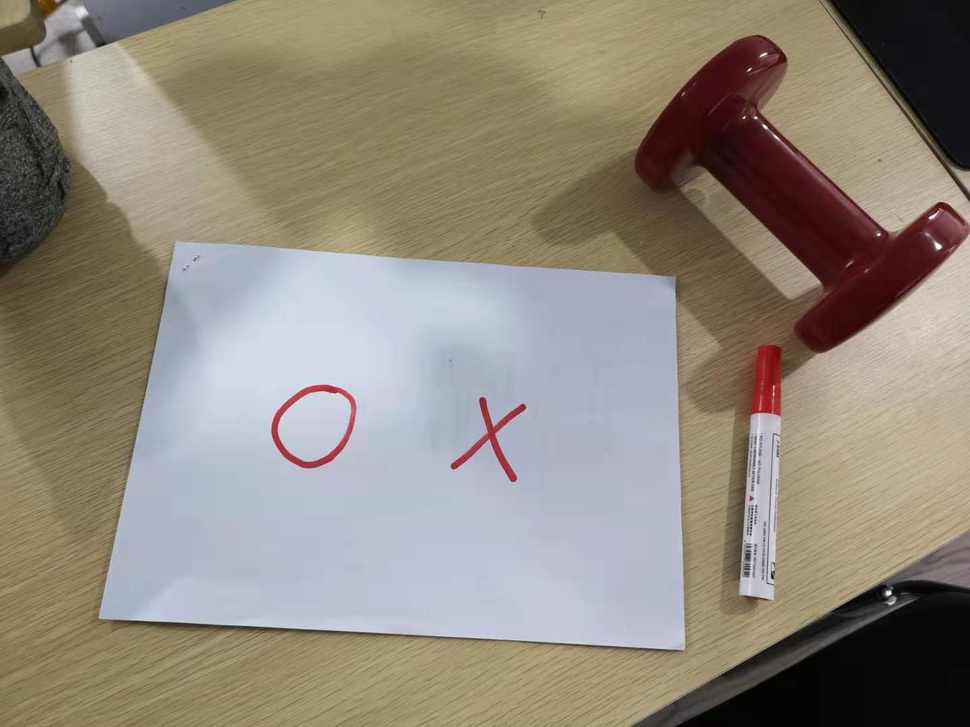
#> input picture xohi.jpg, 970 x 727 px, shrunk from 1440 x 1080 before the run
$ jupyter execute xknhsvox.ipynb
#> lines starting #> are read from the running program, lines starting #| are printed output that depends on the picture; after the words box and inside, x2 and y2 are one past the last pixel; in counts of white or black regions, pixels touching at a corner belong together
# 用图像匹配的方法找红色 O X 形状

# 先转化图像格式以便识别图像中的正红色

## 先读取并显示图像

[cell 1]
import cv2
import numpy as np

img=cv2.imread("xohi.jpg")
#> img is the input picture: shape (727, 970, 3); mean B, G, R 125.3, 136.5, 145.4
cv2.imshow("xo",img)
cv2.waitKey()
cv2.destroyAllWindows()

## 转为更容易处理颜色的hsv格式，这个格式如果颜色饱和度越高，则数值越大，显示出来越白

色调H
用角度度量，取值范围为0°～360°，从红色开始按逆时针方向计算，红色为0°，绿色为120°,蓝色为240°。它们的补色是：黄色为60°，青色为180°,品红为300°；
饱和度S
饱和度S表示颜色接近光谱色的程度。一种颜色，可以看成是某种光谱色与白色混合的结果。其中光谱色所占的比例愈大，颜色接近光谱色的程度就愈高，颜色的饱和度也就愈高。饱和度高，颜色则深而艳。光谱色的白光成分为0，饱和度达到最高。通常取值范围为0%～100%，值越大，颜色越饱和。
明度V
明度表示颜色明亮的程度，对于光源色，明度值与发光体的光亮度有关；对于物体色，此值和物体的透射比或反射比有关。通常取值范围为0%（黑）到100%（白）。

[cell 2]
hsv=cv2.cvtColor(img,cv2.COLOR_BGR2HSV)
#> hsv: shape (727, 970, 3); mean H, S, V 57, 65.1, 152.3
cv2.imshow("hsv",hsv)
cv2.waitKey()
cv2.destroyAllWindows()
print(hsv)
#> (printed output is left out)

# 利用纯红色的区域生成掩模以便从原始图像中抠图

[cell 3]
# 设定红色的阈值
hsvredhigh=np.array([120,255,255])
hsvredlow=np.array([10,20,100])

print(hsvredhigh)
print(hsvredlow)

# 根据阈值构建掩模
mask=cv2.inRange(hsv,hsvredlow,hsvredhigh)
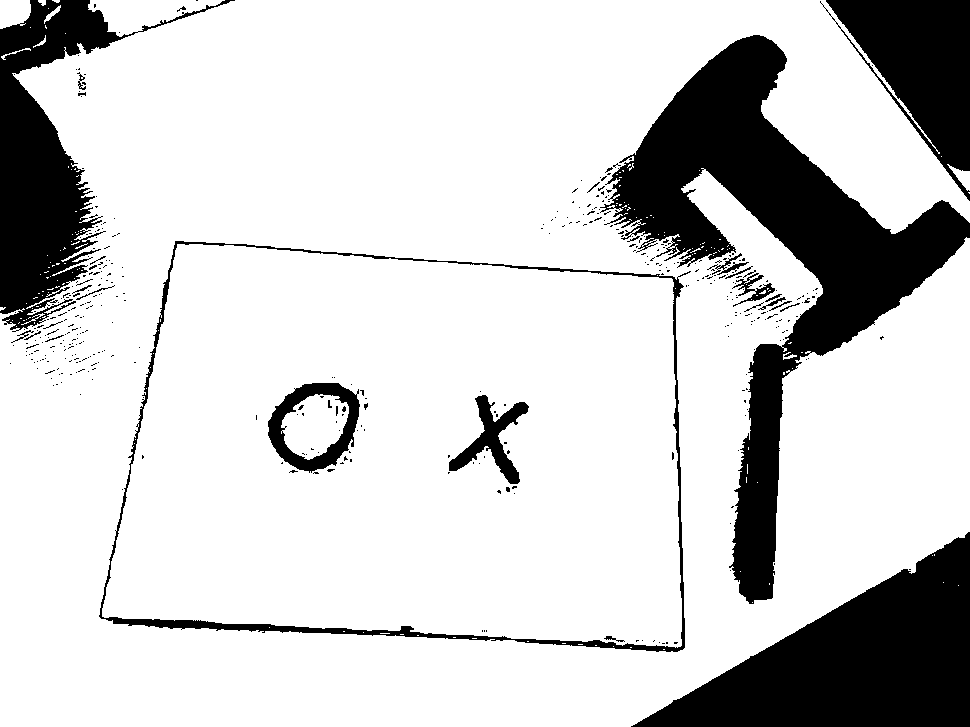
#> mask: shape (727, 970); 80.7% white; 415 black regions (386 under 20 px), largest, box (x1, y1, x2, y2) and area: (600, 35, 970, 604) 52124, (631, 532, 970, 727) 33160, (0, 0, 235, 332) 21774

cv2.imshow("mask",~mask)
cv2.waitKey()
cv2.destroyAllWindows()

# 将掩模应用于图像

[cell 4]
res=cv2.bitwise_and(img,img,mask=~mask)
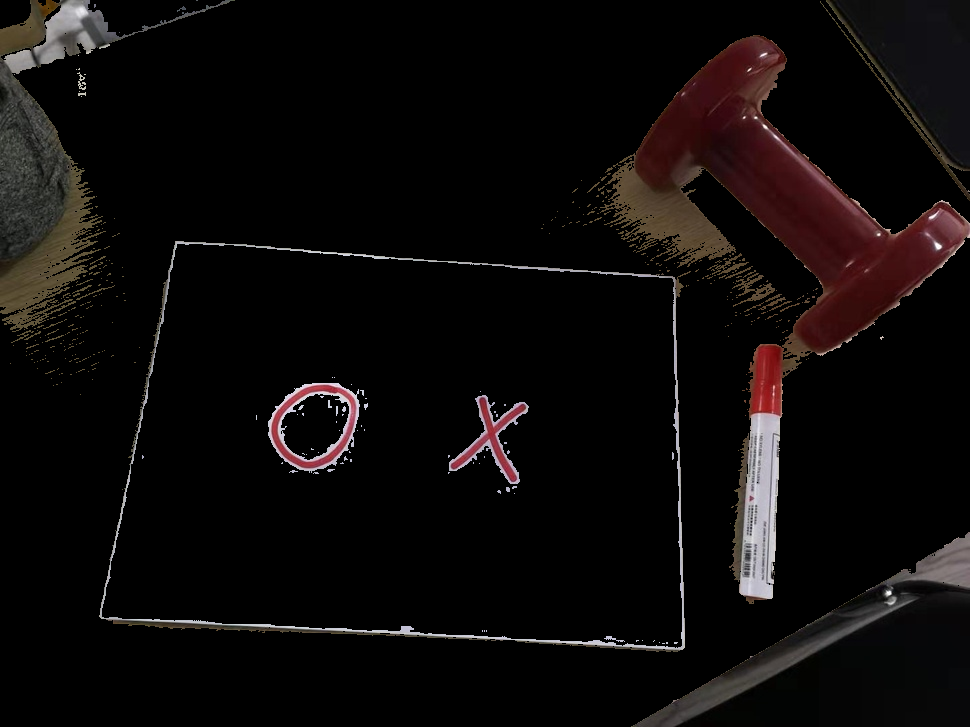
#> res: shape (727, 970, 3); mean B, G, R 9.8, 10.2, 13.6
cv2.imshow("res",res)
cv2.waitKey()
cv2.destroyAllWindows()

# 将掩模后的图像转为灰度并设阈值

[cell 5]
imgray = cv2.cvtColor(res,cv2.COLOR_BGR2GRAY)
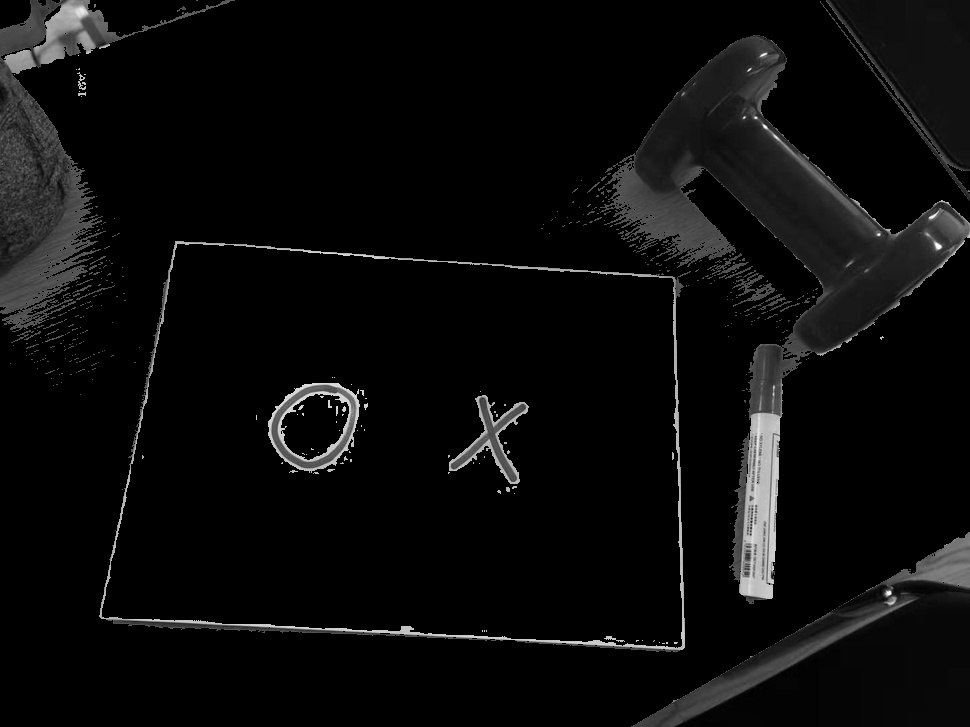
#> imgray: shape (727, 970); min 0, max 255, mean 11.2
cv2.imshow("imgray",imgray)
cv2.waitKey()
cv2.destroyAllWindows()
ret,thresh = cv2.threshold(imgray,127,255,0)
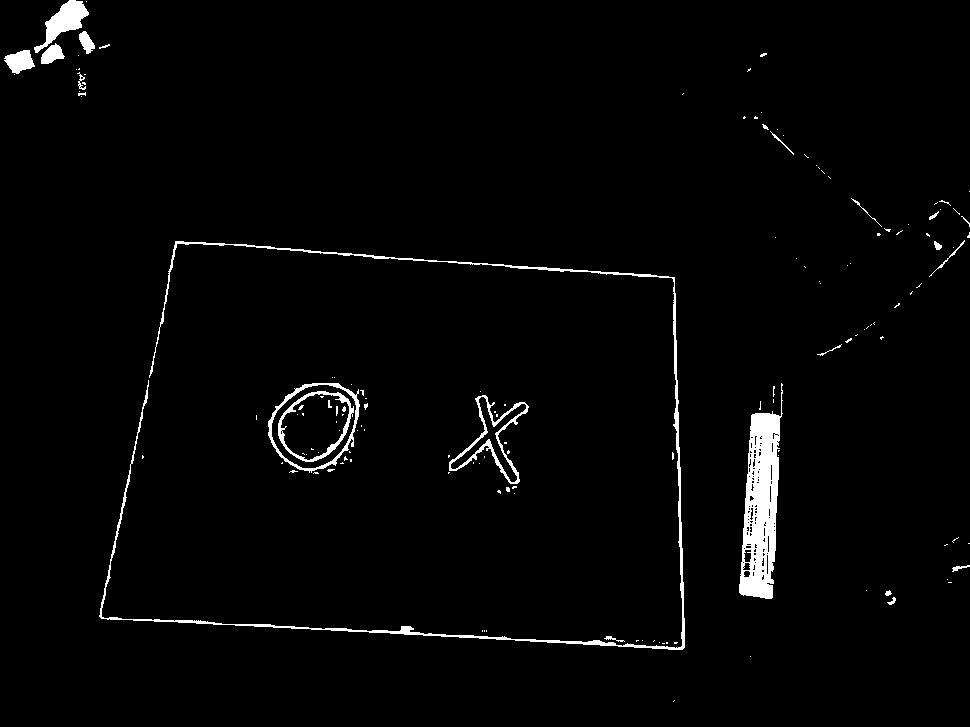
#> thresh: shape (727, 970); 2.2% white; 147 white regions (123 under 20 px)
image,contours = cv2.findContours(thresh,cv2.RETR_TREE,cv2.CHAIN_APPROX_SIMPLE)
#> image = 245 contours, 215 with area under 20; largest, box (x1, y1, x2, y2) and area: (268, 383, 360, 473) 6011, (739, 383, 783, 599) 5574, (271, 384, 357, 469) 5359, (278, 391, 354, 462) 3808, (280, 393, 350, 461) 3226; contours = 245 rows, first 6: [1, -1, -1, -1], [2, 0, -1, -1], [3, 1, -1, -1], [4, 2, -1, -1], [5, 3, -1, -1], [6, 4, -1, -1]

$ run again, with ar8.jpg copied over xohi.jpg
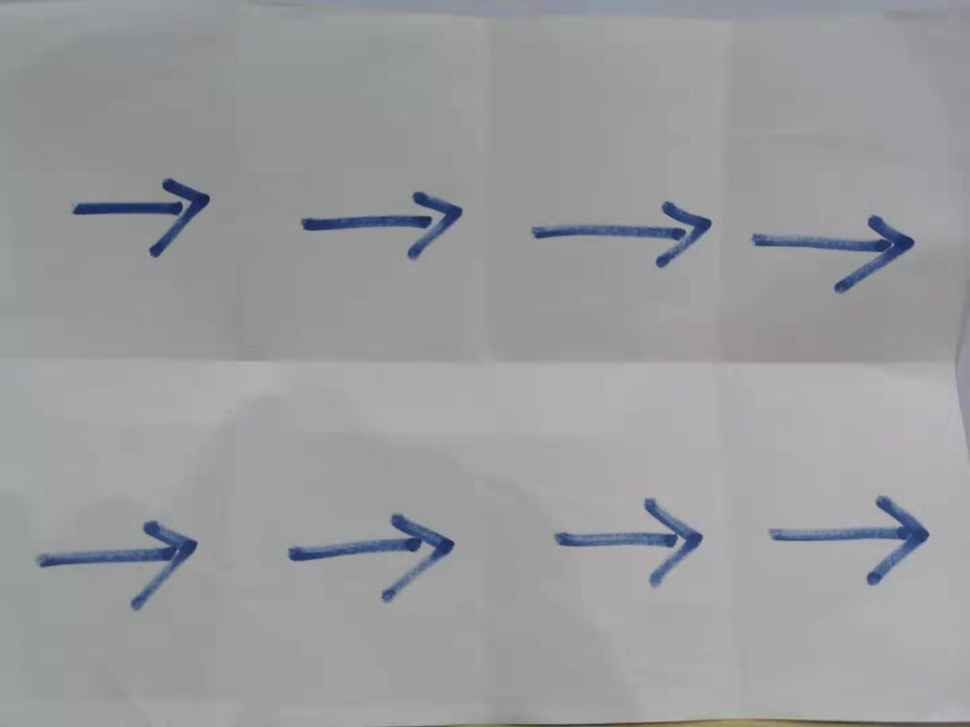
#> input picture ar8.jpg, 970 x 727 px, shrunk from 1440 x 1080 before the run
#> img is the input picture: shape (727, 970, 3); mean B, G, R 157.6, 155.7, 154.5
#> hsv: shape (727, 970, 3); mean H, S, V 74.1, 7.8, 158.2
#> (printed output is left out)
#> `mask=cv2.inRange(hsv,hsvredlow,hsvredhigh)`:
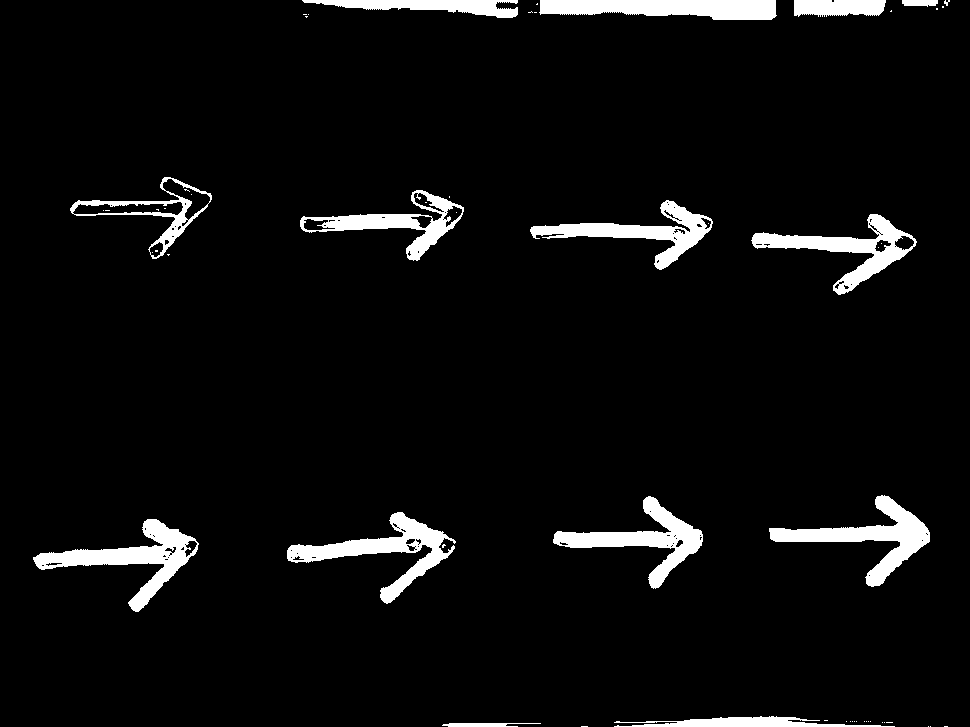
#> mask: shape (727, 970); 5.2% white; 57 white regions (43 under 20 px), largest, box (x1, y1, x2, y2) and area: (33, 519, 199, 612) 4145, (769, 495, 930, 587) 4020, (287, 512, 456, 604) 3972
#> `ret,thresh = cv2.threshold(imgray,127,255,0)`:
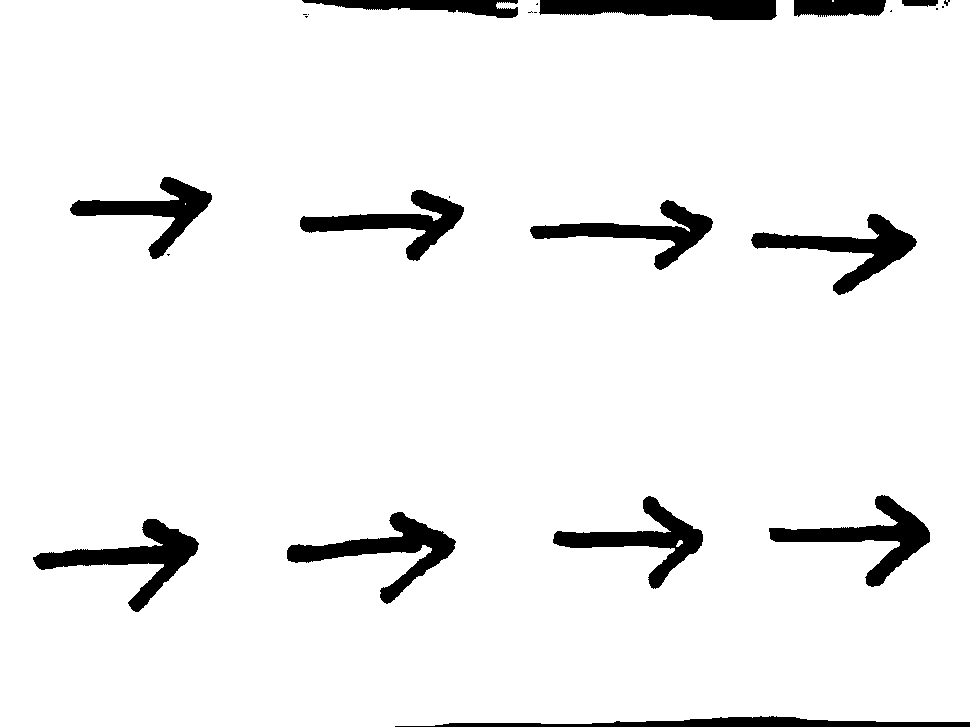
#> thresh: shape (727, 970); 94.1% white; 25 black regions (12 under 20 px)
#> image = 25 contours, 15 with area under 20; largest, box (x1, y1, x2, y2) and area: (0, 0, 970, 727) 692865, (32, 518, 200, 613) 4573, (286, 511, 457, 605) 4495, (768, 494, 931, 588) 4268, (750, 213, 918, 296) 4178; contours = 25 rows, first 6: [1, -1, -1, -1], [-1, 0, 2, -1], [3, -1, -1, 1], [4, 2, -1, 1], [6, 3, 5, 1], [-1, -1, -1, 4]
